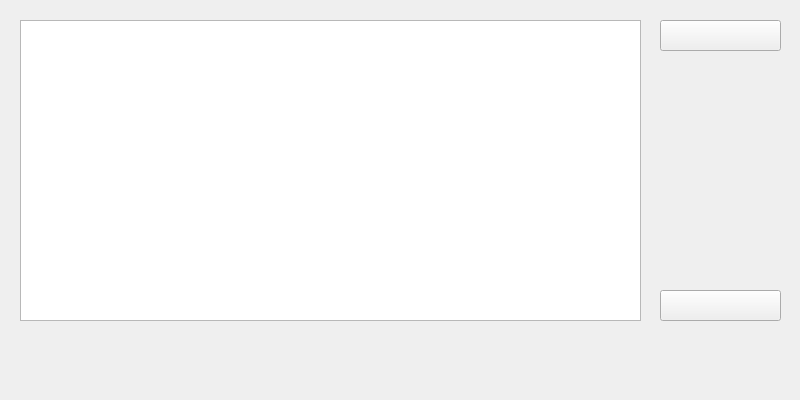
<?xml version="1.0" encoding="UTF-8"?>
<ui version="4.0">
 <class>receive</class>
 <widget class="QWidget" name="receive">
  <property name="geometry">
   <rect>
    <x>0</x>
    <y>0</y>
    <width>800</width>
    <height>400</height>
   </rect>
  </property>
  <property name="minimumSize">
   <size>
    <width>800</width>
    <height>400</height>
   </size>
  </property>
  <property name="maximumSize">
   <size>
    <width>800</width>
    <height>400</height>
   </size>
  </property>
  <property name="windowTitle">
   <string>Form</string>
  </property>
  <widget class="QTableView" name="tableView">
   <property name="geometry">
    <rect>
     <x>20</x>
     <y>20</y>
     <width>621</width>
     <height>301</height>
    </rect>
   </property>
  </widget>
  <widget class="QPushButton" name="pushButton">
   <property name="geometry">
    <rect>
     <x>660</x>
     <y>20</y>
     <width>121</width>
     <height>31</height>
    </rect>
   </property>
   <property name="text">
    <string/>
   </property>
   <property name="icon">
    <iconset resource="main_pic.qrc">
     <normaloff>:/mainpic/pic/chakan.png</normaloff>:/mainpic/pic/chakan.png</iconset>
   </property>
   <property name="iconSize">
    <size>
     <width>140</width>
     <height>41</height>
    </size>
   </property>
  </widget>
  <widget class="QPushButton" name="pushButton_2">
   <property name="geometry">
    <rect>
     <x>660</x>
     <y>290</y>
     <width>121</width>
     <height>31</height>
    </rect>
   </property>
   <property name="text">
    <string/>
   </property>
   <property name="icon">
    <iconset resource="main_pic.qrc">
     <normaloff>:/mainpic/pic/fanhui.png</normaloff>:/mainpic/pic/fanhui.png</iconset>
   </property>
   <property name="iconSize">
    <size>
     <width>140</width>
     <height>41</height>
    </size>
   </property>
  </widget>
 </widget>
 <resources>
  <include location="main_pic.qrc"/>
 </resources>
 <connections/>
</ui>
